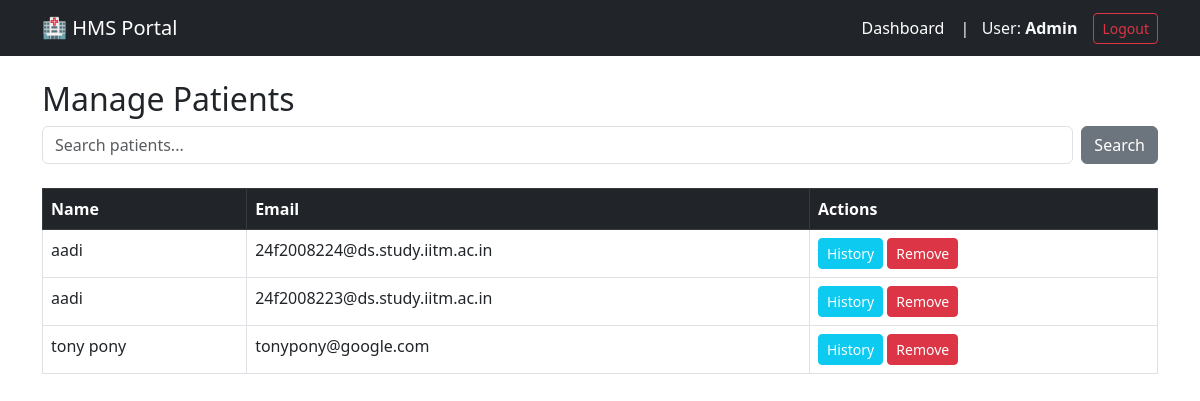
Screenshot of /admin/patients (signed in) with the database file from the repository.
### hms_app/models.py (models this page shows, shortened)
class Patient(UserMixin, db.Model):
    id = db.Column(db.Integer, primary_key=True)
    name = db.Column(db.String(100), nullable=False)
    email = db.Column(db.String(120), unique=True, nullable=False)
    password_hash = db.Column(db.String(128))
    appointments = db.relationship('Appointment', backref='patient', lazy=True)

### hms_app/admin/routes.py (the view)
@admin.route('/patients')
@login_required
@admin_required
def manage_patients():
    q = request.args.get('q')
    if q:
        patients = Patient.query.filter(
            (Patient.name.contains(q)) | (Patient.email.contains(q))
        ).all()
    else:
        patients = Patient.query.all()
    return render_template('admin/manage_patients.html', patients=patients)

### hms_app/models.py (called while the page is built)
@login_manager.user_loader
def load_user(user_id):
    role = session.get('role')
    if role == 'admin': return Admin.query.get(int(user_id))
    elif role == 'doctor': return Doctor.query.get(int(user_id))
    elif role == 'patient': return Patient.query.get(int(user_id))
    admin = Admin.query.get(int(user_id))
    if admin: return admin
    doctor = Doctor.query.get(int(user_id))
    if doctor: return doctor
    return Patient.query.get(int(user_id))

    @property
    def role(self): return "admin"

### hms_app/templates/admin/manage_patients.html
{% extends "base.html" %}
{% block content %}
<h2>Manage Patients</h2>
<form class="mb-4 d-flex gap-2">
    <input type="text" name="q" class="form-control" placeholder="Search patients..." value="{{ request.args.get('q', '') }}">
    <button type="submit" class="btn btn-secondary">Search</button>
</form>
<table class="table table-bordered">
    <thead class="table-dark">
        <tr>
            <th>Name</th>
            <th>Email</th>
            <th>Actions</th>
        </tr>
    </thead>
    <tbody>
        {% for p in patients %}
        <tr>
            <td>{{ p.name }}</td>
            <td>{{ p.email }}</td>
            <td>
                <a href="{{ url_for('admin.patient_history', patient_id=p.id) }}" class="btn btn-sm btn-info text-white">History</a>
                <form action="{{ url_for('admin.delete_patient', id=p.id) }}" method="POST" class="d-inline" onsubmit="return confirm('Delete patient?');">
                    <button type="submit" class="btn btn-sm btn-danger">Remove</button>
                </form>
            </td>
        </tr>
        {% else %}
        <tr><td colspan="3" class="text-center">No patients found.</td></tr>
        {% endfor %}
    </tbody>
</table>
{% endblock %}

### rows the page displays
Patient: name "aadi", email "24f2008224@ds.study.iitm.ac.in"
Patient: name "aadi", email "24f2008223@ds.study.iitm.ac.in"
Patient: name "tony pony", email "tonypony@google.com"

### other values shown
{{ current_user.role|capitalize }} "Admin"
